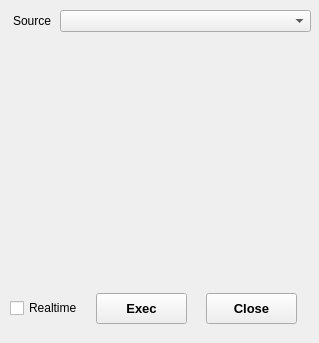
<?xml version="1.0" encoding="UTF-8"?>
<ui version="4.0">
 <class>DialogCircle</class>
 <widget class="QWidget" name="DialogCircle">
  <property name="geometry">
   <rect>
    <x>0</x>
    <y>0</y>
    <width>319</width>
    <height>343</height>
   </rect>
  </property>
  <property name="mouseTracking">
   <bool>false</bool>
  </property>
  <property name="tabletTracking">
   <bool>true</bool>
  </property>
  <property name="windowTitle">
   <string>Circle fit</string>
  </property>
  <widget class="QPushButton" name="pushButtonClose">
   <property name="geometry">
    <rect>
     <x>206</x>
     <y>293</y>
     <width>91</width>
     <height>31</height>
    </rect>
   </property>
   <property name="font">
    <font>
     <family>Arial</family>
     <pointsize>10</pointsize>
     <weight>75</weight>
     <bold>true</bold>
    </font>
   </property>
   <property name="text">
    <string>Close</string>
   </property>
  </widget>
  <widget class="QPushButton" name="pushButtonExec">
   <property name="geometry">
    <rect>
     <x>96</x>
     <y>293</y>
     <width>91</width>
     <height>31</height>
    </rect>
   </property>
   <property name="font">
    <font>
     <family>Arial</family>
     <pointsize>10</pointsize>
     <weight>75</weight>
     <bold>true</bold>
    </font>
   </property>
   <property name="text">
    <string>Exec</string>
   </property>
  </widget>
  <widget class="QCheckBox" name="chkBoxRealtime">
   <property name="geometry">
    <rect>
     <x>10</x>
     <y>300</y>
     <width>71</width>
     <height>16</height>
    </rect>
   </property>
   <property name="text">
    <string>Realtime</string>
   </property>
  </widget>
  <widget class="QLabel" name="label_4">
   <property name="geometry">
    <rect>
     <x>0</x>
     <y>10</y>
     <width>51</width>
     <height>21</height>
    </rect>
   </property>
   <property name="text">
    <string>Source</string>
   </property>
   <property name="alignment">
    <set>Qt::AlignRight|Qt::AlignTrailing|Qt::AlignVCenter</set>
   </property>
  </widget>
  <widget class="QComboBox" name="comboBoxSource">
   <property name="geometry">
    <rect>
     <x>60</x>
     <y>10</y>
     <width>251</width>
     <height>22</height>
    </rect>
   </property>
  </widget>
 </widget>
 <resources/>
 <connections/>
</ui>
